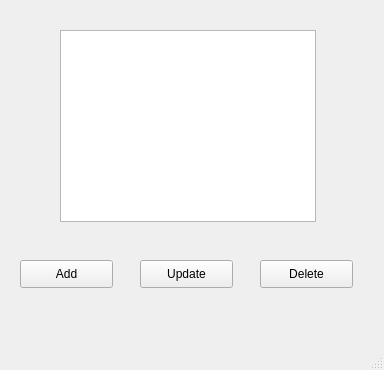
<?xml version="1.0" encoding="UTF-8"?>
<ui version="4.0">
 <class>MainWindow</class>
 <widget class="QMainWindow" name="MainWindow">
  <property name="geometry">
   <rect>
    <x>0</x>
    <y>0</y>
    <width>384</width>
    <height>370</height>
   </rect>
  </property>
  <property name="windowTitle">
   <string>MainWindow</string>
  </property>
  <widget class="QWidget" name="centralwidget">
   <widget class="QListWidget" name="listWidget">
    <property name="geometry">
     <rect>
      <x>60</x>
      <y>30</y>
      <width>256</width>
      <height>192</height>
     </rect>
    </property>
   </widget>
   <widget class="QPushButton" name="add_item">
    <property name="geometry">
     <rect>
      <x>20</x>
      <y>260</y>
      <width>93</width>
      <height>28</height>
     </rect>
    </property>
    <property name="text">
     <string>Add</string>
    </property>
   </widget>
   <widget class="QPushButton" name="update_item">
    <property name="geometry">
     <rect>
      <x>140</x>
      <y>260</y>
      <width>93</width>
      <height>28</height>
     </rect>
    </property>
    <property name="text">
     <string>Update</string>
    </property>
   </widget>
   <widget class="QPushButton" name="delete_item">
    <property name="geometry">
     <rect>
      <x>260</x>
      <y>260</y>
      <width>93</width>
      <height>28</height>
     </rect>
    </property>
    <property name="text">
     <string>Delete</string>
    </property>
   </widget>
  </widget>
  <widget class="QMenuBar" name="menubar">
   <property name="geometry">
    <rect>
     <x>0</x>
     <y>0</y>
     <width>384</width>
     <height>26</height>
    </rect>
   </property>
  </widget>
  <widget class="QStatusBar" name="statusbar"/>
 </widget>
 <resources/>
 <connections/>
</ui>
